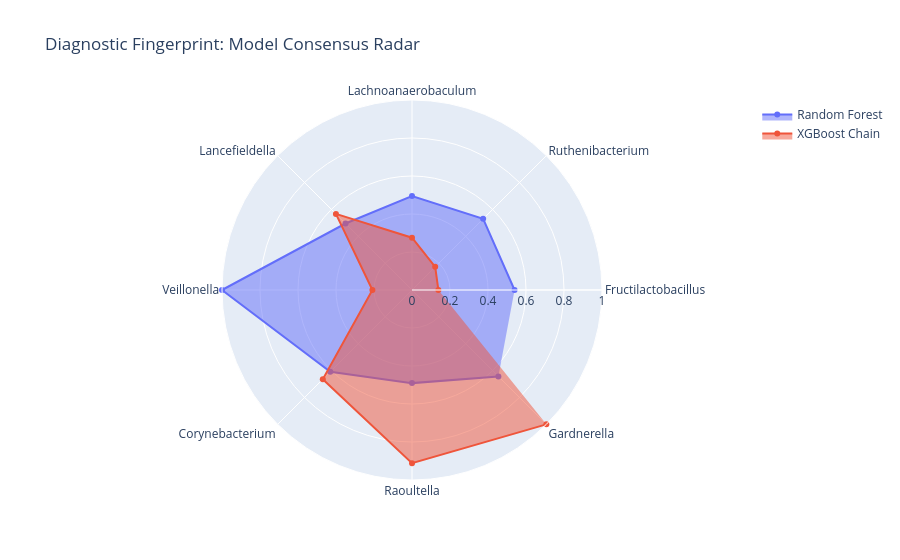

Source (notebook cell):
### Code cell
import plotly.graph_objects as go
from sklearn.preprocessing import MinMaxScaler

def plot_consensus_radar(rf_model, xgb_chain_model, feature_names):
    # 1. Extract raw importances
    rf_imp = np.mean([est.feature_importances_ for est in rf_model.estimators_], axis=0)
    # Get XGB importance from the chain (second link, ignoring the Depression context feature)
    xgb_imp = xgb_chain_model.estimators_[1].feature_importances_[:-1]
    
    # 2. Normalize to 0-1 scale so they can be compared visually
    scaler = MinMaxScaler()
    rf_norm = scaler.fit_transform(rf_imp.reshape(-1, 1)).flatten()
    xgb_norm = scaler.fit_transform(xgb_imp.reshape(-1, 1)).flatten()
    
    # 3. Filter for top 8 "Consensus" features for clarity
    avg_imp = (rf_norm + xgb_norm) / 2
    top_indices = np.argsort(avg_imp)[-8:]
    labels = [feature_names[i] for i in top_indices]
    
    # 4. Create Radar Chart
    fig = go.Figure()
    fig.add_trace(go.Scatterpolar(r=rf_norm[top_indices], theta=labels, fill='toself', name='Random Forest'))
    fig.add_trace(go.Scatterpolar(r=xgb_norm[top_indices], theta=labels, fill='toself', name='XGBoost Chain'))

    fig.update_layout(
        polar=dict(radialaxis=dict(visible=True, range=[0, 1])),
        showlegend=True,
        title="Diagnostic Fingerprint: Model Consensus Radar"
    )
    fig.show()

# Replace the Venn call in your script with this:
plot_consensus_radar(rf_expert, xgb_expert, X_resampled.columns)

### Figure 1 — Plotly figure (JSON) as saved in the notebook; plotly's stock layout.template omitted (floating-point values rounded to 4 significant figures)
{"data": [{"fill": "toself", "name": "Random Forest", "r": [0.5397, 0.5296, 0.4943, 0.4949, 1.0, 0.6082, 0.4901, 0.643], "theta": ["Fructilactobacillus", "Ruthenibacterium", "Lachnoanaerobaculum", "Lancefieldella", "Veillonella", "Corynebacterium", "Raoultella", "Gardnerella"], "type": "scatterpolar"}, {"fill": "toself", "name": "XGBoost Chain", "r": [0.1388, 0.1726, 0.2752, 0.5663, 0.2084, 0.664, 0.9119, 1.0], "theta": ["Fructilactobacillus", "Ruthenibacterium", "Lachnoanaerobaculum", "Lancefieldella", "Veillonella", "Corynebacterium", "Raoultella", "Gardnerella"], "type": "scatterpolar"}], "layout": {"polar": {"radialaxis": {"range": [0, 1], "visible": true}}, "showlegend": true, "title": {"text": "Diagnostic Fingerprint: Model Consensus Radar"}}}
